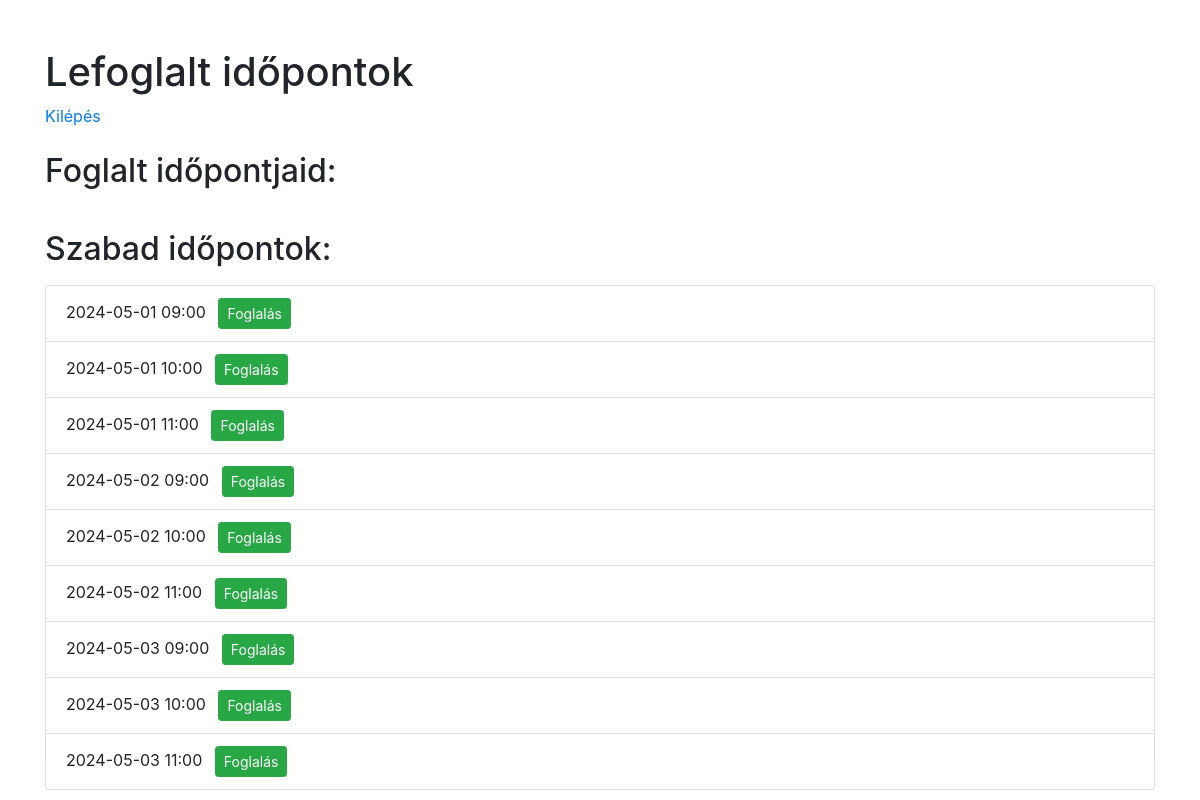
/index.php (signed in), run on an earlier commit of the app's database.
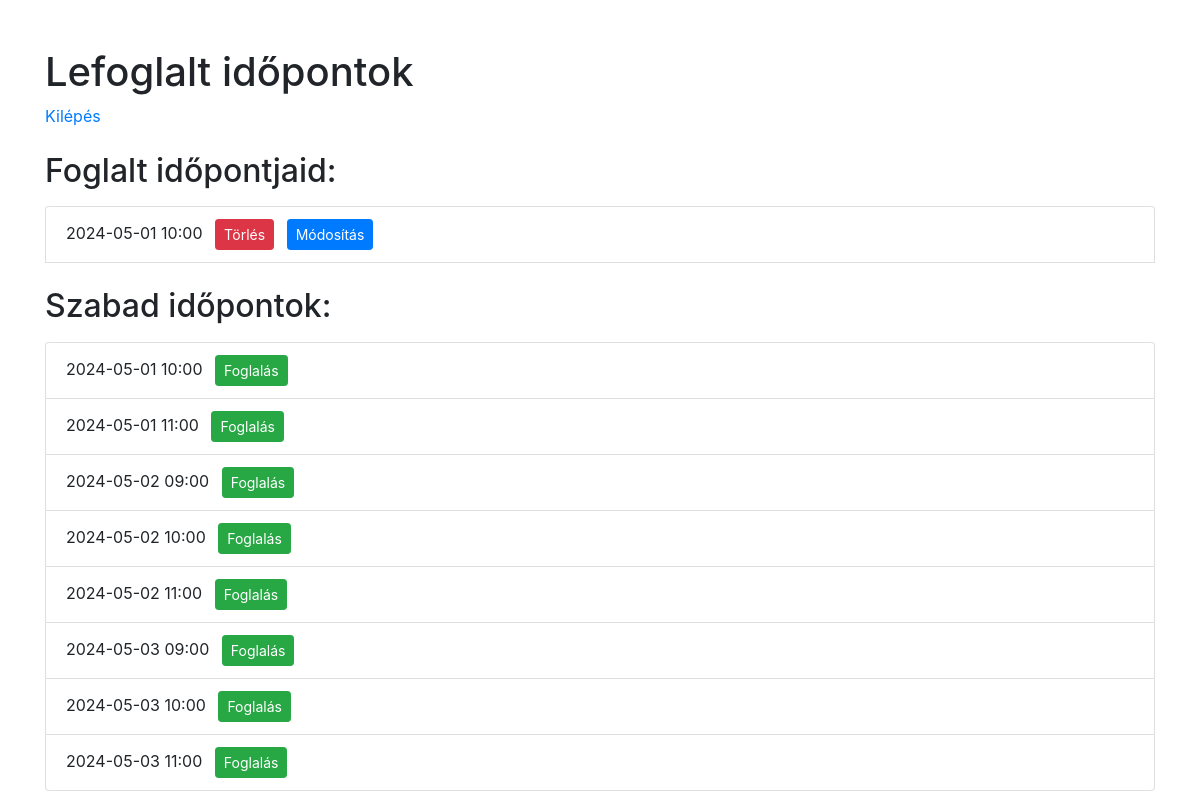
And on a later commit of the database.
### tables this page shows
CREATE TABLE `available_appointments` (
  `id` int(11) NOT NULL,
  `date` datetime NOT NULL
);

CREATE TABLE `booked_appointments` (
  `id` int(11) NOT NULL,
  `date` datetime NOT NULL,
  `user_name` varchar(255) NOT NULL
);

### index.php (the view, shortened to what this page needs)
<?php
require_once('connect.php');
function isLoggedIn() {
    return isset($_SESSION['loggedin']) && $_SESSION['loggedin'] === true;
}
$bookedAppointmentsSql = "SELECT * FROM booked_appointments ORDER BY date";
$bookedAppointmentsResult = $connect->query($bookedAppointmentsSql);
$availableAppointmentsSql = "SELECT * FROM available_appointments ORDER BY date";
$availableAppointmentsResult = $connect->query($availableAppointmentsSql);
?>
<!DOCTYPE html>
<html lang="hu">
<head>
    <link rel="stylesheet" href="https://maxcdn.bootstrapcdn.com/bootstrap/4.5.2/css/bootstrap.min.css">
</head>
<body>
<div class="container">
    <h1 class="mt-5">Lefoglalt időpontok</h1>
    <?php if (!isLoggedIn()) { ?>
        <p><a href="login.php">Belépés</a></p>
    <?php } else { ?>
        <p><a href="?logout=1">Kilépés</a></p>
        <h2 class="mt-4">Foglalt időpontjaid:</h2>
        <ul class="list-group mt-3">
            <?php while ($row = $bookedAppointmentsResult->fetch(PDO::FETCH_ASSOC)) { ?>
                <li class="list-group-item">
                    <?php echo date("Y-m-d H:i", strtotime($row['date'])); ?>
                    <form method="post" style="display: inline;">
                        <button type="submit" class="btn btn-danger btn-sm ml-2" name="delete">Törlés</button>
                    </form>
                    <button type="button" class="btn btn-primary btn-sm ml-2" data-toggle="modal" data-target="#modifyModal<?php echo $row['id']; ?>">Módosítás</button>
                </li>
            <?php } ?>
        </ul>
        <h2 class="mt-4">Szabad időpontok:</h2>
        <ul class="list-group mt-3">
            <?php while ($row = $availableAppointmentsResult->fetch(PDO::FETCH_ASSOC)) { ?>
                <li class="list-group-item">
                    <?php echo date("Y-m-d H:i", strtotime($row['date'])); ?>
                    <form method="post" style="display: inline;">
                        <button type="submit" class="btn btn-success btn-sm ml-2" name="book">Foglalás</button>
                    </form>
                </li>
            <?php } ?>
        </ul>
    <?php } ?>
</div>
</body>
</html>

What changed in the data, as far as the page shows it:
removed available_appointments: date "2024-05-01 09:00"
added booked_appointments: date "2024-05-01 10:00"
